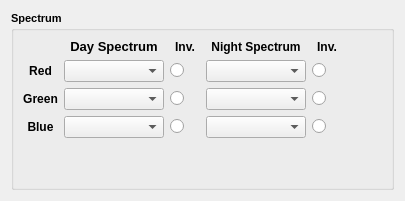
           <widget class="QWidget" name="tab_3">
            <attribute name="title">
             <string>Spectrum</string>
            </attribute>
            <layout class="QHBoxLayout" name="horizontalLayout_38">
             <item>
              <widget class="QGroupBox" name="groupBox">
               <property name="font">
                <font>
                 <pointsize>8</pointsize>
                 <weight>75</weight>
                 <italic>false</italic>
                 <bold>true</bold>
                </font>
               </property>
               <property name="title">
                <string>Spectrum</string>
               </property>
               <layout class="QHBoxLayout" name="horizontalLayout_37">
                <item>
                 <layout class="QGridLayout" name="gridLayout" rowstretch="0,0,0,0,0" rowminimumheight="10,10,10,0,0">
                  <item row="1" column="0">
                   <widget class="QLabel" name="label_9">
                    <property name="font">
                     <font>
                      <pointsize>9</pointsize>
                      <weight>75</weight>
                      <italic>false</italic>
                      <bold>true</bold>
                     </font>
                    </property>
                    <property name="text">
                     <string>Red</string>
                    </property>
                    <property name="alignment">
                     <set>Qt::AlignCenter</set>
                    </property>
                   </widget>
                  </item>
                  <item row="0" column="2">
                   <widget class="QLabel" name="label_7">
                    <property name="minimumSize">
                     <size>
                      <width>100</width>
                      <height>0</height>
                     </size>
                    </property>
                    <property name="maximumSize">
                     <size>
                      <width>16777215</width>
                      <height>50</height>
                     </size>
                    </property>
                    <property name="font">
                     <font>
                      <pointsize>10</pointsize>
                      <weight>75</weight>
                      <italic>false</italic>
                      <bold>true</bold>
                     </font>
                    </property>
                    <property name="text">
                     <string>Day Spectrum</string>
                    </property>
                    <property name="alignment">
                     <set>Qt::AlignCenter</set>
                    </property>
                   </widget>
                  </item>
                  <item row="3" column="0">
                   <widget class="QLabel" name="label_11">
                    <property name="font">
                     <font>
                      <pointsize>9</pointsize>
                      <weight>75</weight>
                      <italic>false</italic>
                      <bold>true</bold>
                     </font>
                    </property>
                    <property name="text">
                     <string>Blue</string>
                    </property>
                    <property name="alignment">
                     <set>Qt::AlignCenter</set>
                    </property>
                   </widget>
                  </item>
                  <item row="4" column="2">
                   <spacer name="verticalSpacer_2">
                    <property name="orientation">
                     <enum>Qt::Vertical</enum>
                    </property>
                    <property name="sizeHint" stdset="0">
                     <size>
                      <width>20</width>
                      <height>40</height>
                     </size>
                    </property>
                   </spacer>
                  </item>
                  <item row="0" column="3">
                   <widget class="QLabel" name="label_20">
                    <property name="minimumSize">
                     <size>
                      <width>30</width>
                      <height>0</height>
                     </size>
                    </property>
                    <property name="font">
                     <font>
                      <pointsize>9</pointsize>
                      <weight>75</weight>
                      <italic>false</italic>
                      <bold>true</bold>
                     </font>
                    </property>
                    <property name="text">
                     <string>Inv.</string>
                    </property>
                    <property name="alignment">
                     <set>Qt::AlignCenter</set>
                    </property>
                   </widget>
                  </item>
                  <item row="2" column="4">
                   <widget class="QComboBox" name="cmbNightGreen"/>
                  </item>
                  <item row="1" column="4">
                   <widget class="QComboBox" name="cmbNightRed"/>
                  </item>
                  <item row="2" column="2">
                   <widget class="QComboBox" name="cmbDayGreen"/>
                  </item>
                  <item row="2" column="0">
                   <widget class="QLabel" name="label_10">
                    <property name="font">
                     <font>
                      <pointsize>9</pointsize>
                      <weight>75</weight>
                      <italic>false</italic>
                      <bold>true</bold>
                     </font>
                    </property>
                    <property name="text">
                     <string>Green</string>
                    </property>
                    <property name="alignment">
                     <set>Qt::AlignCenter</set>
                    </property>
                   </widget>
                  </item>
                  <item row="0" column="4">
                   <widget class="QLabel" name="label_8">
                    <property name="minimumSize">
                     <size>
                      <width>100</width>
                      <height>0</height>
                     </size>
                    </property>
                    <property name="font">
                     <font>
                      <pointsize>9</pointsize>
                      <weight>75</weight>
                      <italic>false</italic>
                      <bold>true</bold>
                     </font>
                    </property>
                    <property name="text">
                     <string>Night Spectrum</string>
                    </property>
                    <property name="alignment">
                     <set>Qt::AlignCenter</set>
                    </property>
                   </widget>
                  </item>
                  <item row="3" column="3">
                   <widget class="QRadioButton" name="rbDayBlueInverse">
                    <property name="text">
                     <string/>
                    </property>
                    <property name="autoExclusive">
                     <bool>false</bool>
                    </property>
                   </widget>
                  </item>
                  <item row="2" column="5">
                   <widget class="QRadioButton" name="rbNightGreenInverse">
                    <property name="text">
                     <string/>
                    </property>
                    <property name="autoExclusive">
                     <bool>false</bool>
                    </property>
                   </widget>
                  </item>
                  <item row="3" column="4">
                   <widget class="QComboBox" name="cmbNightBlue"/>
                  </item>
                  <item row="1" column="2">
                   <widget class="QComboBox" name="cmbDayRed"/>
                  </item>
                  <item row="3" column="5">
                   <widget class="QRadioButton" name="rbNightBlueInverse">
                    <property name="text">
                     <string/>
                    </property>
                    <property name="autoExclusive">
                     <bool>false</bool>
                    </property>
                   </widget>
                  </item>
                  <item row="3" column="2">
                   <widget class="QComboBox" name="cmbDayBlue"/>
                  </item>
                  <item row="2" column="3">
                   <widget class="QRadioButton" name="rbDayGreenInverse">
                    <property name="text">
                     <string/>
                    </property>
                    <property name="autoExclusive">
                     <bool>false</bool>
                    </property>
                   </widget>
                  </item>
                  <item row="1" column="5">
                   <widget class="QRadioButton" name="rbNightRedInverse">
                    <property name="text">
                     <string/>
                    </property>
                    <property name="autoExclusive">
                     <bool>false</bool>
                    </property>
                   </widget>
                  </item>
                  <item row="4" column="4">
                   <spacer name="verticalSpacer_3">
                    <property name="orientation">
                     <enum>Qt::Vertical</enum>
                    </property>
                    <property name="sizeHint" stdset="0">
                     <size>
                      <width>20</width>
                      <height>40</height>
                     </size>
                    </property>
                   </spacer>
                  </item>
                  <item row="0" column="5">
                   <widget class="QLabel" name="label_21">
                    <property name="minimumSize">
                     <size>
                      <width>30</width>
                      <height>0</height>
                     </size>
                    </property>
                    <property name="font">
                     <font>
                      <pointsize>9</pointsize>
                      <weight>75</weight>
                      <italic>false</italic>
                      <bold>true</bold>
                     </font>
                    </property>
                    <property name="text">
                     <string>Inv.</string>
                    </property>
                    <property name="alignment">
                     <set>Qt::AlignCenter</set>
                    </property>
                   </widget>
                  </item>
                  <item row="1" column="3">
                   <widget class="QRadioButton" name="rbDayRedInverse">
                    <property name="text">
                     <string/>
                    </property>
                    <property name="autoExclusive">
                     <bool>false</bool>
                    </property>
                   </widget>
                  </item>
                  <item row="1" column="6">
                   <spacer name="horizontalSpacer_24">
                    <property name="orientation">
                     <enum>Qt::Horizontal</enum>
                    </property>
                    <property name="sizeHint" stdset="0">
                     <size>
                      <width>40</width>
                      <height>20</height>
                     </size>
                    </property>
                   </spacer>
                  </item>
                 </layout>
                </item>
               </layout>
              </widget>
             </item>
            </layout>
           </widget>
